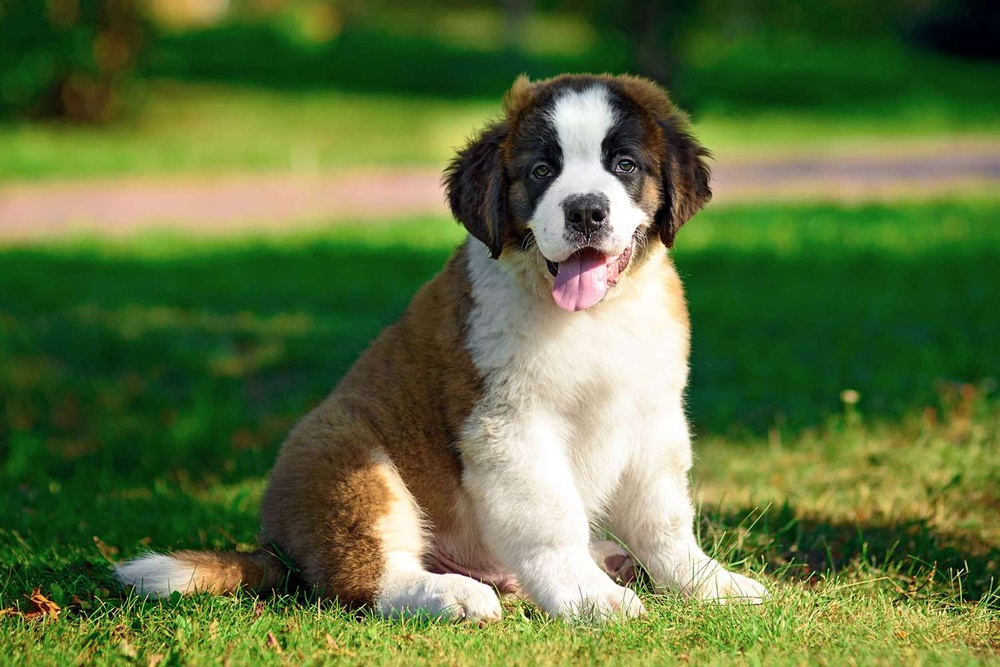
#> input picture cwiczenia_01_04_2025_numpy/puppy_numpy.jpg, 1000 x 667 px, shrunk from 1500 x 1000 before the run
$ python zadanie6.py
#> lines starting #> are read from the running program, lines starting #| are printed output that depends on the picture; after the words box and inside, x2 and y2 are one past the last pixel; in counts of white or black regions, pixels touching at a corner belong together
import cv2

image = cv2.imread("puppy_numpy.jpg")
#> image is the input picture: shape (667, 1000, 3); mean B, G, R 62.7, 114.3, 94.4

height, width = image.shape[:2]
#> height = 667; width = 1000

fragment = image[0:100, 0:100]
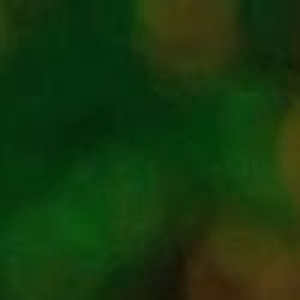
#> fragment: shape (100, 100, 3) (shown 3 times larger); mean B, G, R 12.9, 55.3, 22.2

image[height-100:height, width-100:width] = fragment
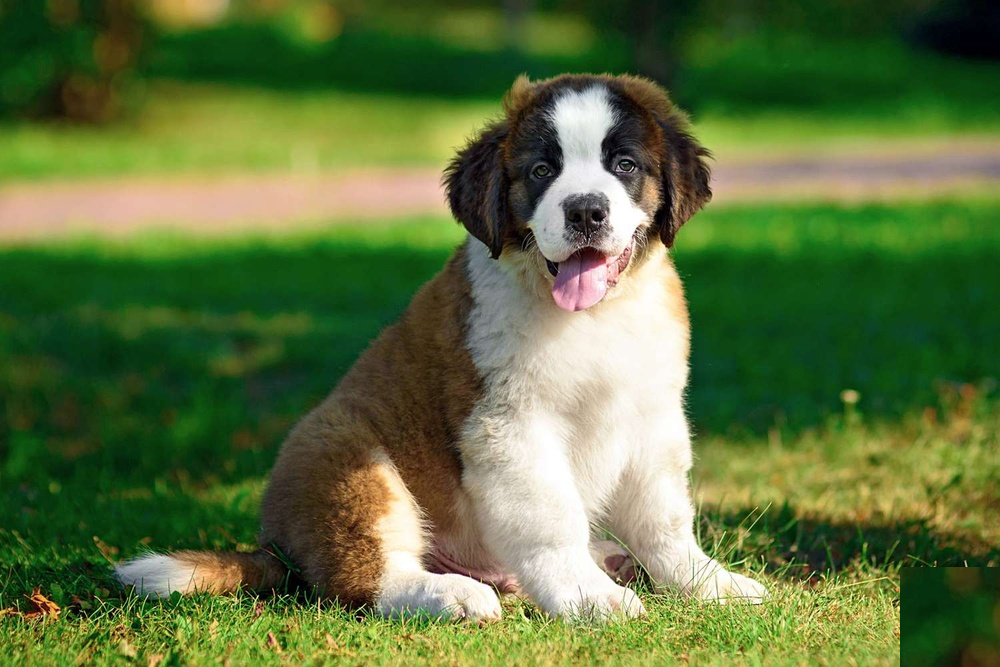
#> image: shape (667, 1000, 3); 1.5% of pixels changed, all inside (x1, y1, x2, y2) = (900, 567, 1000, 667)

cv2.imshow("Copy and paste", image)
cv2.waitKey(0)
cv2.destroyAllWindows()
